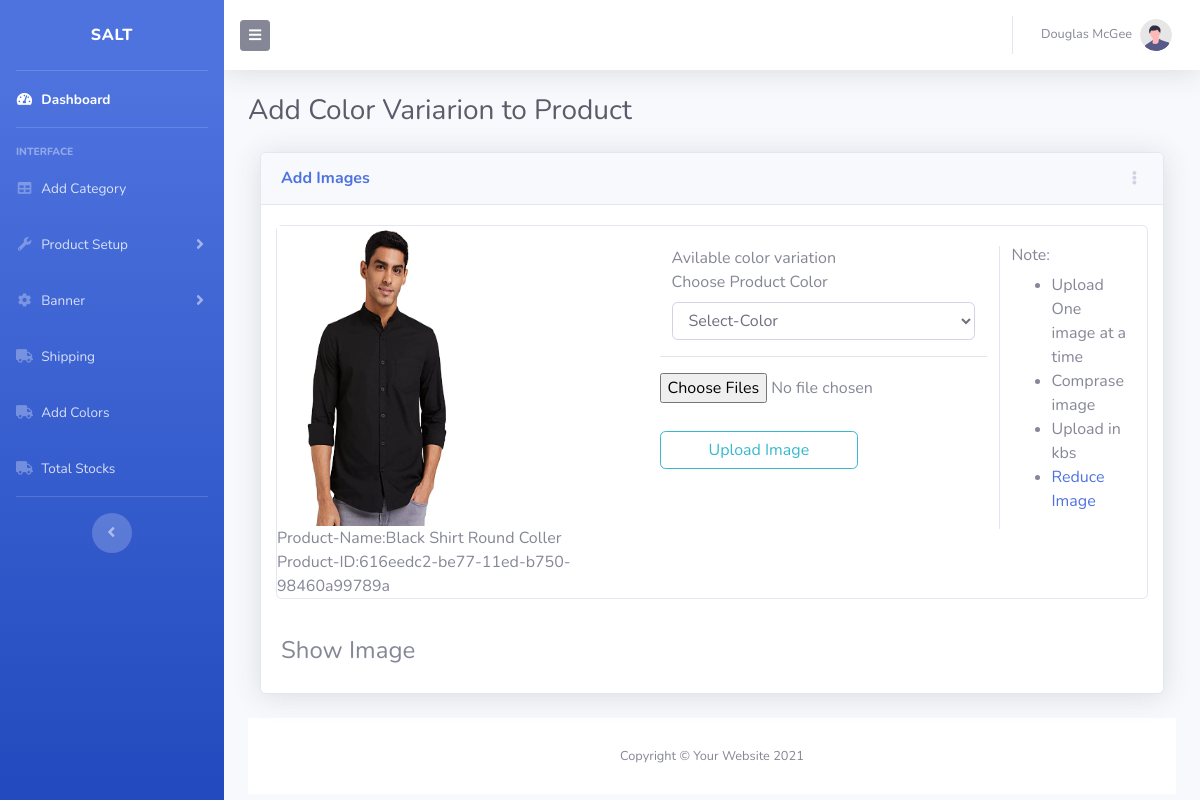
Before: /add-colored-images/616eedc2-be77-11ed-b750-98460a99789a with the older database file.
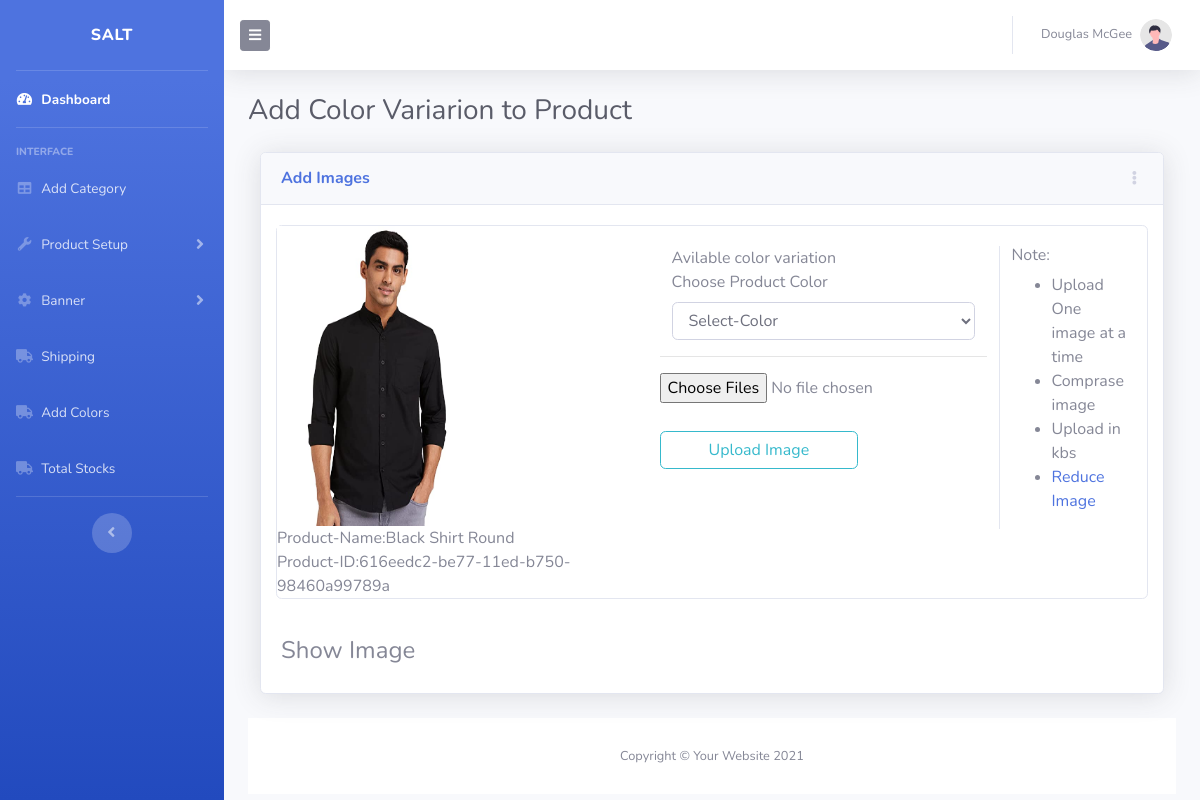
After: the same page with the newer database file.
### tables this page shows
CREATE TABLE `tbl_main_product` (
  `product_id` int(12) NOT NULL,
  `product_uuid` varchar(255) NOT NULL,
  `product_name` varchar(255) NOT NULL,
  `slug_product` varchar(255) NOT NULL,
  `brand_name` varchar(25) NOT NULL,
  `article_no` varchar(100) NOT NULL,
  `parent_cat_id` int(2) NOT NULL,
  `child_cat_id` int(2) NOT NULL,
  `slug_cat_child` varchar(255) DEFAULT NULL,
  `product_main_image` varchar(255) NOT NULL,
  `product_short_description` varchar(255) NOT NULL,
  `product_long_description` varchar(255) NOT NULL,
  `product_size` varchar(255) NOT NULL,
  `product_size_name` varchar(255) NOT NULL,
  `product_color` varchar(255) NOT NULL,
  `product_color_name` varchar(255) NOT NULL,
  `product_quantity` int(100) NOT NULL,
  `product_mrp` int(6) NOT NULL,
  `product_selling_price` int(6) NOT NULL,
  `discount_percentage` int(2) NOT NULL,
  `created_at` timestamp(6) NOT NULL DEFAULT current_timestamp(6) ON UPDATE current_timestamp(6),
  `updated_at` timestamp(6) NOT NULL DEFAULT '0000-00-00 00:00:00.000000',
  `status` int(2) NOT NULL DEFAULT 1,
  `isActive` int(2) NOT NULL DEFAULT 1
);

### application/controllers/Admin/Admin_Controller.php (called while the page is built, shortened)
<?php
class Admin_Controller extends CI_Controller {
	function __construct() {
		$this->load->helper('url');
        $this->load->model('Admin_model');
	}
	public function add_colored_images($product_uuid)
	{
		$data['selected_product'] = $this->Admin_model->fetchSingleProduct($product_uuid);
		$data['product_colors'] = $this->Admin_model->showColorsByVariationTable($product_uuid);
		$this->load->view('admin/header');
		$this->load->view('admin/side_nav');
		$this->load->view('admin/top_nav');
		$this->load->view('admin/add_colored_images', $data);
		$this->load->view('admin/footer');
	}
}

### index.php (called while the page is built, shortened)
<?php
require_once BASEPATH.'core/CodeIgniter.php';

### application/models/Admin_model.php (called while the page is built, shortened)
<?php
 class Admin_Model extends CI_Model{
    public function fetchSingleProduct($product_uuid)
    {
        $query = "SELECT product_id,product_uuid,product_color,product_name,article_no,product_main_image FROM tbl_main_product WHERE product_uuid='$product_uuid'";
        $q = $this->db->query($query);
        if ($q->num_rows() > 0) {
               return $q->result();
          }
          else {
              return NULL;
          }
    }
}

### application/views/admin/add_colored_images.php (the view, shortened to what this page needs)
<!DOCTYPE html>
<html lang="en">
<head>
</head>
<body>
<div class="container-fluid">
 <div class="d-sm-flex align-items-center justify-content-between mb-4">
     <h1 class="h3 mb-0 text-gray-800">Add Color Variarion to Product</h1>
 </div>
  <div class="col-xl-12 col-lg-12">
         <div class="card shadow mb-4">
             <div
                 class="card-header py-3 d-flex flex-row align-items-center justify-content-between">
                 <h6 class="m-0 font-weight-bold text-primary">Add Images</h6>
                 <div class="dropdown no-arrow">
                     <a class="dropdown-toggle" href="#" role="button" id="dropdownMenuLink"
                         data-toggle="dropdown" aria-haspopup="true" aria-expanded="false">
                         <i class="fas fa-ellipsis-v fa-sm fa-fw text-gray-400"></i>
                     </a>
                 </div>
             </div>
             <div class="card-body">
            <div class="form-row">
            <div class="card mb-1" style="">
  <div class="row no-gutters">
    <div class="col-md-5">
      <img class=""  src="<?= base_url('uploads/'.$selected_product[0]->product_main_image); ?>" height="300" width="200"  alt="...">
      <br>
      Product-Name:<span class="card-title"><?= ($selected_product[0]->product_name);?></span>
      <br>
      Product-ID:<span class="card-title"><?= ($selected_product[0]->product_uuid);?></span>
    </div>
    <div class="col-md-7">
      <div class="card-body">
        <div class="row">
          <div class='col'>
            <form  action="<?= base_url('store-colored-image'); ?>" method="POST" enctype="multipart/form-data">
                <div class="col">
                    <div class="form-group">
                      <span>Avilable color variation</span>
                        <label for="exampleFormControlSelect1">Choose Product Color</label>
                            <select class="form-control" name="product_color" id="exampleFormControlSelect1">
                            <option value=''>Select-Color</option>
                            </select>
                      </div>
                  </div>
                <hr>
                <input type="file" id="files" name="files[]"  multiple="multiple"/>
                <br>
                <input type="submit" class="btn btn-outline-info mt-1 pr-5 pl-5" value="Upload Image" />
            </form>
          </div>
          <div class='col border-left'>
          <h6>Note:</h6>
            <ul>
                <li>Upload One image at a time</li>
                <li>Comprase image</li>
                <li>Upload in kbs</li>
                <li><a href="https://www.duplichecker.com/reduce-image-size-in-kb.php">Reduce Image</a></li>
            </ul>
          </div>
      </div>
    </div>
      </div>
    </div>
</div>
         </div>
         <h4>Show Image</h4>
     </div>
</div>
</div>
</body>
</html>

Changed rows visible on the page:
changed tbl_main_product "616eedc2-be77-11ed-b750-98460a99789a": product_name "Black Shirt Round Coller" → "Black Shirt Round"
